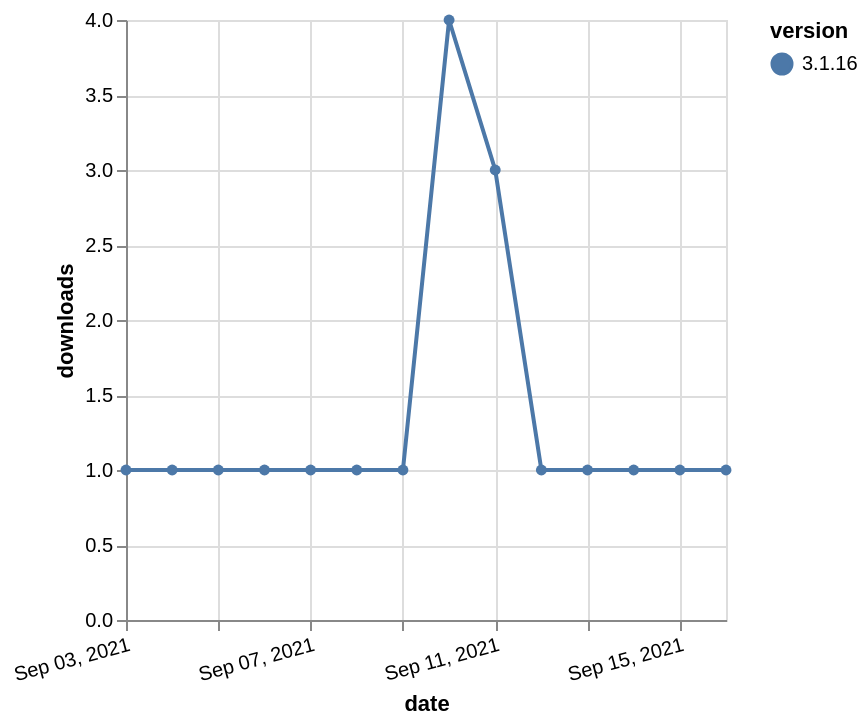

Describe this chart as a Vega-Lite specification.
### Vega-Lite specification from a JSON file in a GitHub repository (floating-point values rounded to 4 significant figures)
{"$schema": "https://vega.github.io/schema/vega-lite/v5.json", "description": "A simple bar chart with embedded data.", "data": {"values": [{"date": "2021-09-03", "total": 328, "delta": 1, "version": "3.1.16"}, {"date": "2021-09-04", "total": 329, "delta": 1, "version": "3.1.16"}, {"date": "2021-09-05", "total": 330, "delta": 1, "version": "3.1.16"}, {"date": "2021-09-06", "total": 331, "delta": 1, "version": "3.1.16"}, {"date": "2021-09-07", "total": 332, "delta": 1, "version": "3.1.16"}, {"date": "2021-09-08", "total": 333, "delta": 1, "version": "3.1.16"}, {"date": "2021-09-09", "total": 334, "delta": 1, "version": "3.1.16"}, {"date": "2021-09-10", "total": 338, "delta": 4, "version": "3.1.16"}, {"date": "2021-09-11", "total": 341, "delta": 3, "version": "3.1.16"}, {"date": "2021-09-12", "total": 342, "delta": 1, "version": "3.1.16"}, {"date": "2021-09-13", "total": 343, "delta": 1, "version": "3.1.16"}, {"date": "2021-09-14", "total": 344, "delta": 1, "version": "3.1.16"}, {"date": "2021-09-15", "total": 345, "delta": 1, "version": "3.1.16"}, {"date": "2021-09-16", "total": 346, "delta": 1, "version": "3.1.16"}]}, "width": "container", "mark": {"type": "line", "point": {"filled": true}}, "encoding": {"x": {"field": "date", "type": "temporal", "timeUnit": "yearmonthdate", "title": "date", "axis": {"labelAngle": -15}}, "y": {"field": "delta", "type": "quantitative", "title": "downloads"}, "color": {"field": "version", "type": "nominal"}, "tooltip": {"field": "delta"}}}
